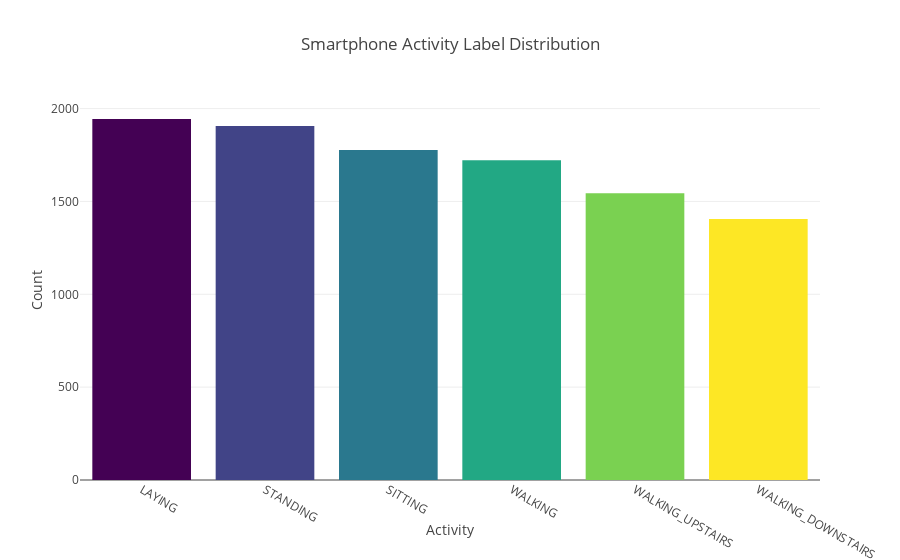

Notebook cell for this chart:
### Markdown cell above
Now, let's check the __Activity Label Distribution__

### Code cell
# Plotting data
label_counts = label.value_counts()

# Get colors
n = label_counts.shape[0]
colormap = get_cmap('viridis')
colors = [rgb2hex(colormap(col)) for col in np.arange(0, 1.01, 1/(n-1))]

# Create plot
data = go.Bar(x = label_counts.index,
              y = label_counts,
              marker = dict(color = colors))

layout = go.Layout(title = 'Smartphone Activity Label Distribution',
                   xaxis = dict(title = 'Activity'),
                   yaxis = dict(title = 'Count'))

fig = go.Figure(data=[data], layout=layout)
iplot(fig)

### Figure 1 — Plotly figure (JSON) as saved in the notebook; plotly's stock layout.template omitted (floating-point values rounded to 4 significant figures)
{"data": [{"marker": {"color": ["#440154", "#414487", "#2a788e", "#22a884", "#7ad151", "#fde725"]}, "type": "bar", "uid": "53a6aef7-46eb-4299-ae7a-e55e132a27c5", "x": ["LAYING", "STANDING", "SITTING", "WALKING", "WALKING_UPSTAIRS", "WALKING_DOWNSTAIRS"], "y": [1944, 1906, 1777, 1722, 1544, 1406]}], "layout": {"title": "Smartphone Activity Label Distribution", "xaxis": {"title": "Activity"}, "yaxis": {"title": "Count"}}}
